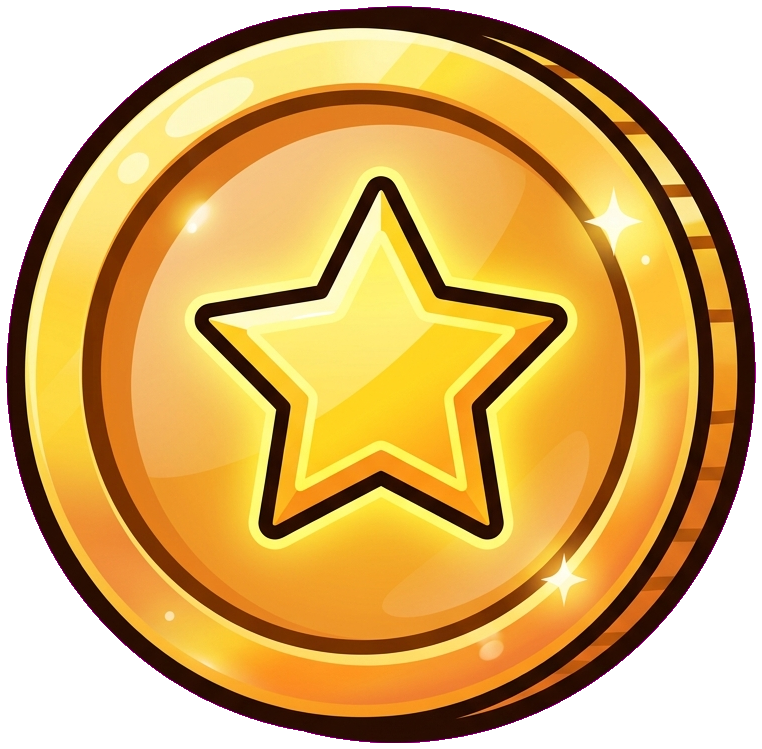
#> input picture assets/raw/coin.png, 762 x 749 px
$ python normalize_source_sheet_chroma.py --source ../../assets/raw/coin.png --output out.png
#> lines starting #> are read from the running program, lines starting #| are printed output that depends on the picture; after the words box and inside, x2 and y2 are one past the last pixel; in counts of white or black regions, pixels touching at a corner belong together
### tools/assets/atomic_io.py
from __future__ import annotations

import json
import shutil
import tempfile
from pathlib import Path
from typing import Any


def atomic_temp_path(path: Path) -> Path:
    path.parent.mkdir(parents=True, exist_ok=True)
    with tempfile.NamedTemporaryFile(
        prefix=f".{path.name}.",
        suffix=".tmp",
        dir=path.parent,
        delete=False,
    ) as handle:
        return Path(handle.name)


# [27 lines left out: functions write_text_atomic, write_json_atomic, copy_file_atomic, not called in this run]


def save_image_atomic(image: Any, path: Path, *, format: str | None = None, **save_kwargs: Any) -> None:
    from PIL import Image

    path.parent.mkdir(parents=True, exist_ok=True)
    format_name = format
    if format_name is None:
        suffix = path.suffix.lstrip(".").upper()
        format_name = "JPEG" if suffix == "JPG" else (suffix or None)
    tmp_path = atomic_temp_path(path)
    try:
        image.save(tmp_path, format=format_name, **save_kwargs)
        tmp_path.replace(path)
    finally:
        if tmp_path.exists():
            tmp_path.unlink()

### tools/assets/normalize_source_sheet_chroma.py
#!/usr/bin/env python3
from __future__ import annotations

import argparse
from collections import deque
from pathlib import Path

from PIL import Image

try:
    import numpy as np
except ImportError:  # pragma: no cover - fallback path is kept for minimal Python installs.
    np = None

try:
    from tools.assets.atomic_io import save_image_atomic
except ModuleNotFoundError:  # pragma: no cover - supports direct script execution by path.
    from atomic_io import save_image_atomic


def parse_color(value: str) -> tuple[int, int, int]:
    text = value.strip().lstrip("#")
    if len(text) != 6:
        raise argparse.ArgumentTypeError("color must be #rrggbb")
    return tuple(int(text[index : index + 2], 16) for index in (0, 2, 4))


def is_key_like(pixel: tuple[int, int, int, int], key: tuple[int, int, int], tolerance: int) -> bool:
    red, green, blue, alpha = pixel
    return alpha == 0 or max(abs(red - key[0]), abs(green - key[1]), abs(blue - key[2])) <= tolerance


def normalize_background(source: Path, output: Path, key: tuple[int, int, int], tolerance: int) -> int:
#> called with key = (255, 0, 255), tolerance = 48
    image = Image.open(source).convert("RGBA")
#> image is the input picture: PIL image 762x749 RGBA; mean R, G, B, A 214.7, 118.8, 103.2, 195.8
    if np is not None:
        result, changed = normalize_background_numpy(image, key, tolerance)
    else:
        result, changed = normalize_background_python(image, key, tolerance)
    save_image_atomic(result, output)
    return changed


def normalize_background_numpy(image: Image.Image, key: tuple[int, int, int], tolerance: int) -> tuple[Image.Image, int]:
    """Vectorized border-connected chroma normalization. Same result as the BFS:
    fill every key-like pixel reachable from the border with the exact key colour;
    interior key-coloured art is preserved (not border-connected)."""
#> called with key = (255, 0, 255), tolerance = 48
    array = np.asarray(image, dtype=np.uint8).copy()
    alpha = array[..., 3]
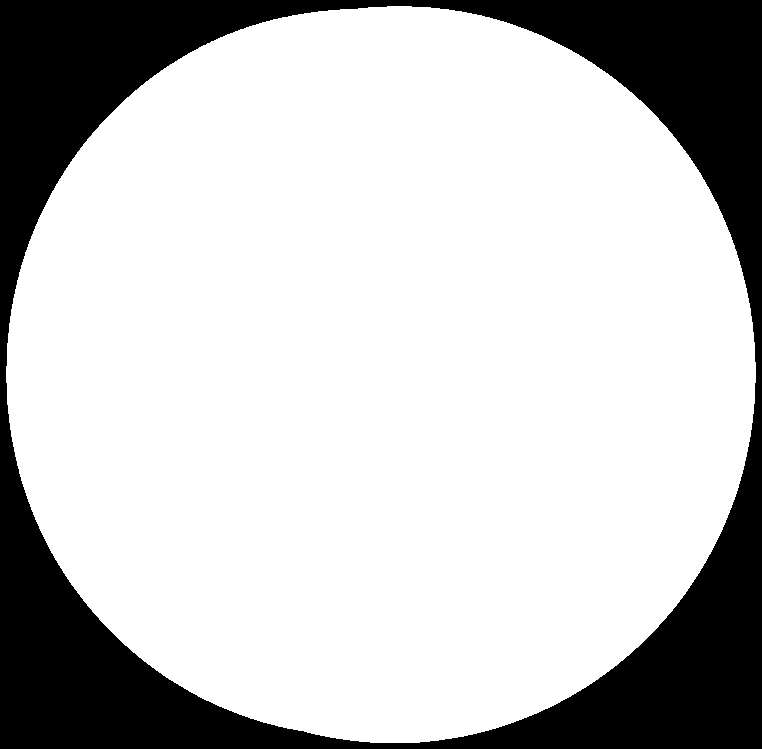
#> alpha: shape (749, 762); 76.8% white; 1 black region, box (x1, y1, x2, y2) and area: (0, 0, 762, 749) 132418
    rgb = array[..., :3].astype(np.int16)
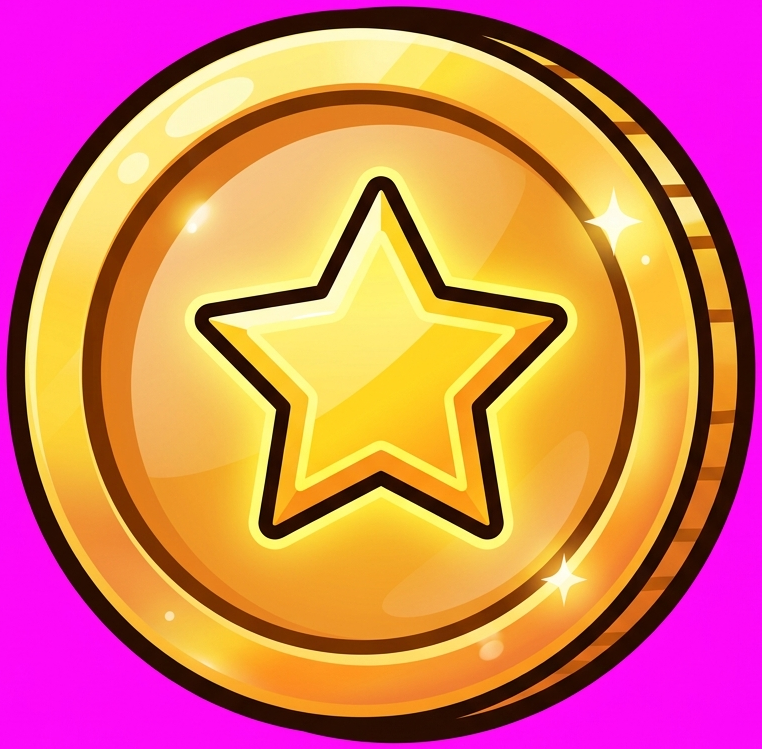
#> rgb: shape (749, 762, 3) int16; mean R, G, B 214.7, 118.8, 103.2
    key_array = np.asarray(key, dtype=np.int16)
    key_like = (alpha == 0) | (np.max(np.abs(rgb - key_array), axis=2) <= tolerance)
    connected = _border_connected(key_like)
    target = np.array([key[0], key[1], key[2], 255], dtype=np.uint8)
    changed = int(np.count_nonzero(connected & np.any(array != target, axis=2)))
    array[connected] = target
    return Image.fromarray(array, "RGBA"), changed


def _border_connected(mask: "np.ndarray") -> "np.ndarray":
    """Pixels of ``mask`` connected (4-neighbour) to the image border. Uses
    scipy's single-pass labelling when available, else a numpy-only iterative
    dilation. Both are deterministic."""
    try:
        from scipy.ndimage import label
    except Exception:
        return _border_connected_iterative(mask)
    labels, _count = label(mask)  # default structure = 4-connectivity
    border = np.concatenate([labels[0, :], labels[-1, :], labels[:, 0], labels[:, -1]])
#> border = 3022 values from 1 to 1
    border_labels = np.unique(border)
#> border_labels = [1]
    border_labels = border_labels[border_labels != 0]
    if border_labels.size == 0:
        return np.zeros(mask.shape, dtype=bool)
    return np.isin(labels, border_labels)


# [55 lines left out: functions _border_connected_iterative, normalize_background_python, not called in this run]


def main() -> int:
    parser = argparse.ArgumentParser(description="Normalize border-connected chroma background in a generated source sheet.")
    parser.add_argument("--source", type=Path, required=True)
    parser.add_argument("--output", type=Path, required=True)
    parser.add_argument("--key-color", type=parse_color, default=parse_color("#ff00ff"))
    parser.add_argument("--key-tolerance", type=int, default=48)
    args = parser.parse_args()

    changed = normalize_background(args.source, args.output, args.key_color, args.key_tolerance)
#> in normalize_background_numpy, `changed = int(np.count_nonzero(connected & np.any(array != target, axi..`: changed = 132418
#> changed = 132418
    print(f"wrote {args.output} ({changed} background pixels normalized)")
#| wrote out.png (132418 background pixels normalized)
    return 0


if __name__ == "__main__":
    raise SystemExit(main())
#> (the program exits here)

$ run again, on assets/raw/hp_bar.png
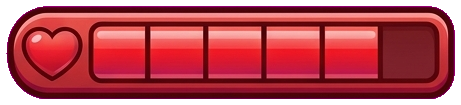
#> input picture assets/raw/hp_bar.png, 461 x 105 px
#> in normalize_background, image is the input picture: PIL image 461x105 RGBA; mean R, G, B, A 182.3, 39, 86.2, 214
#> in normalize_background_numpy, `alpha = array[..., 3]`:
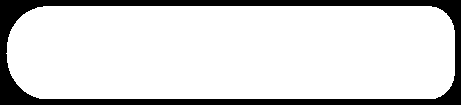
#> alpha: shape (105, 461); 83.9% white; 1 black region, box (x1, y1, x2, y2) and area: (0, 0, 461, 105) 7790
#> border = 1132 values from 1 to 1
#> border_labels = [1]
#> in normalize_background_numpy, `changed = int(np.count_nonzero(connected & np.any(array != target, axi..`: changed = 7790
#> in normalize_background_numpy, `array[connected] = target`:
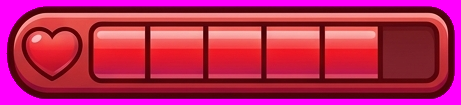
#> array: shape (105, 461, 4); 16.09% of pixels changed, all inside (x1, y1, x2, y2) = (0, 0, 461, 105)
#| wrote out.png (7790 background pixels normalized)

$ run again, on assets/raw/keep.png
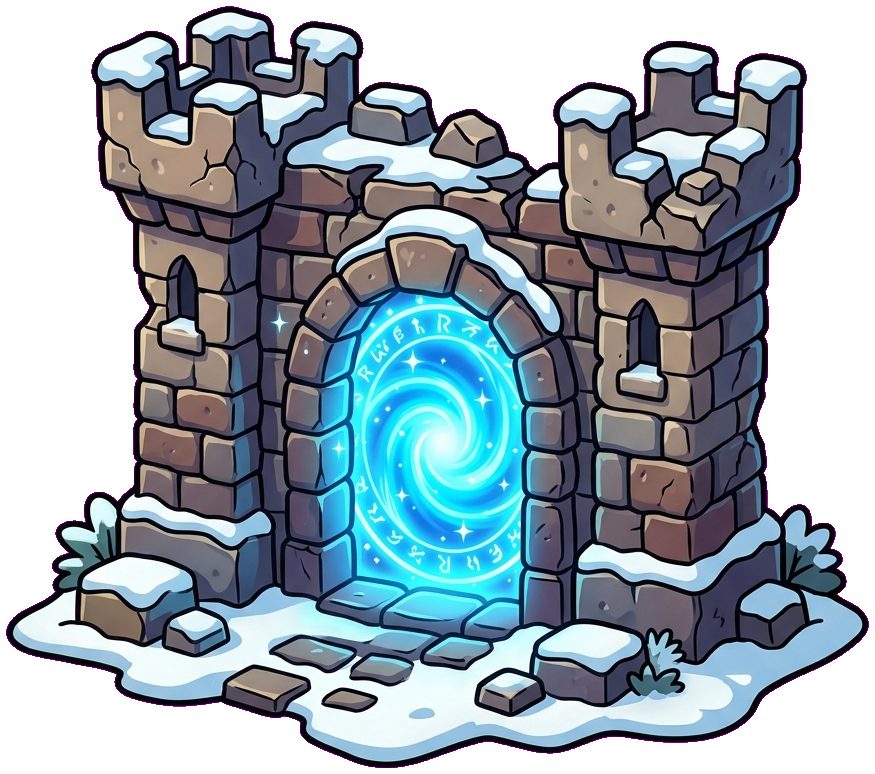
#> input picture assets/raw/keep.png, 875 x 774 px
#> in normalize_background, image is the input picture: PIL image 875x774 RGBA; mean R, G, B, A 150.9, 87.1, 174.1, 174.1
#> in normalize_background_numpy, `alpha = array[..., 3]`:
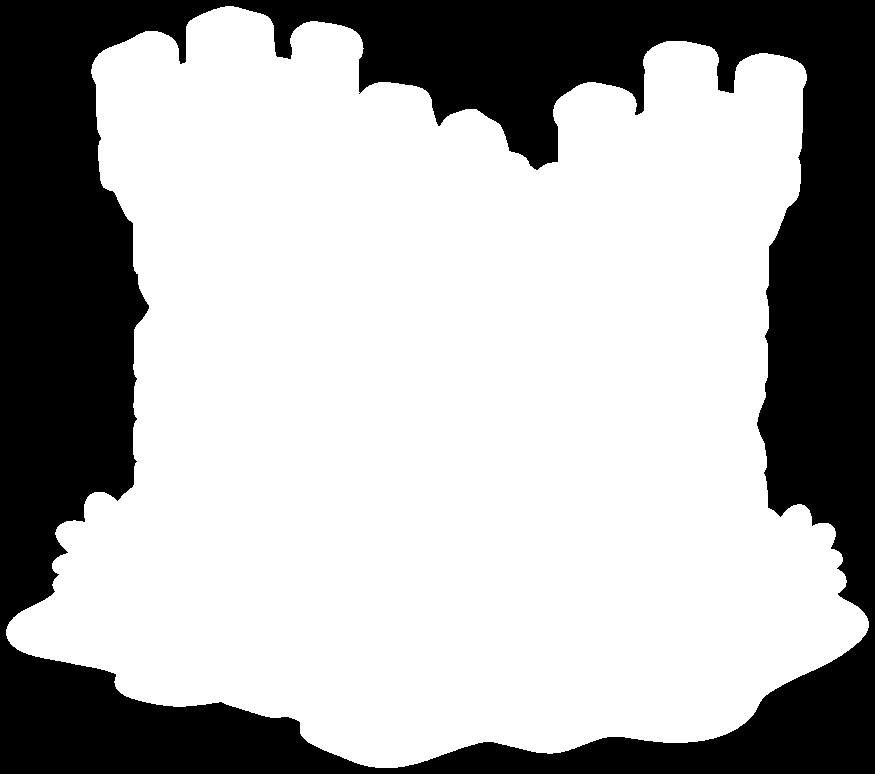
#> alpha: shape (774, 875); 68.3% white; 1 black region, box (x1, y1, x2, y2) and area: (0, 0, 875, 774) 214872
#> in _border_connected, `labels, _count = label(mask)`:
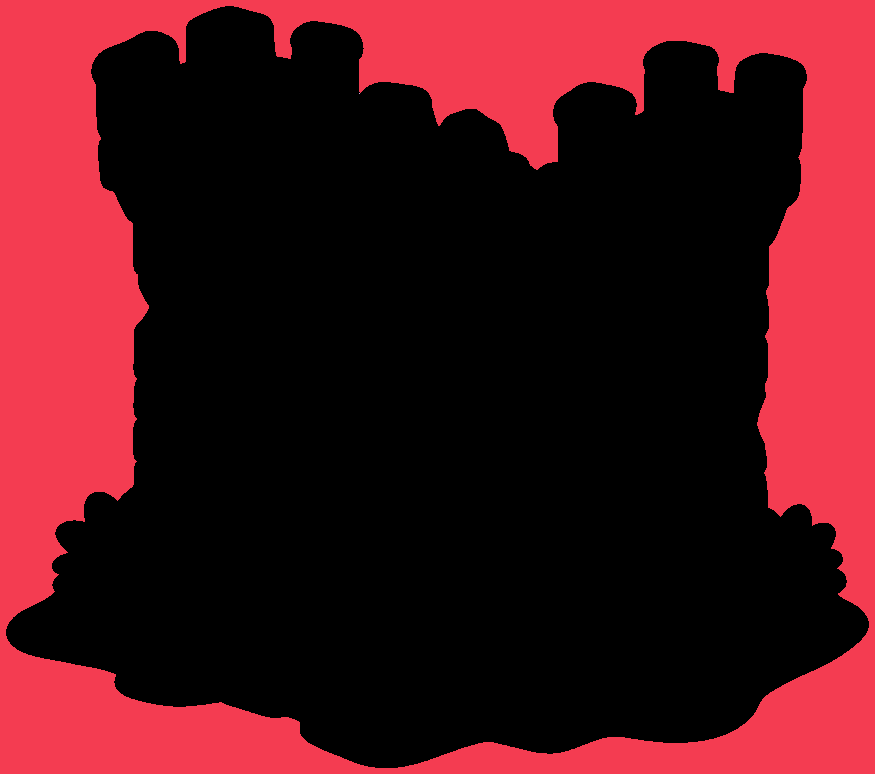
#> labels: shape (774, 875) int32; 3 distinct labels, from 0 to 2; one colour per label, 0 black
#> border = 3298 values from 1 to 1
#> border_labels = [1]
#> in normalize_background_numpy, `changed = int(np.count_nonzero(connected & np.any(array != target, axi..`: changed = 214871
#| wrote out.png (214871 background pixels normalized)
